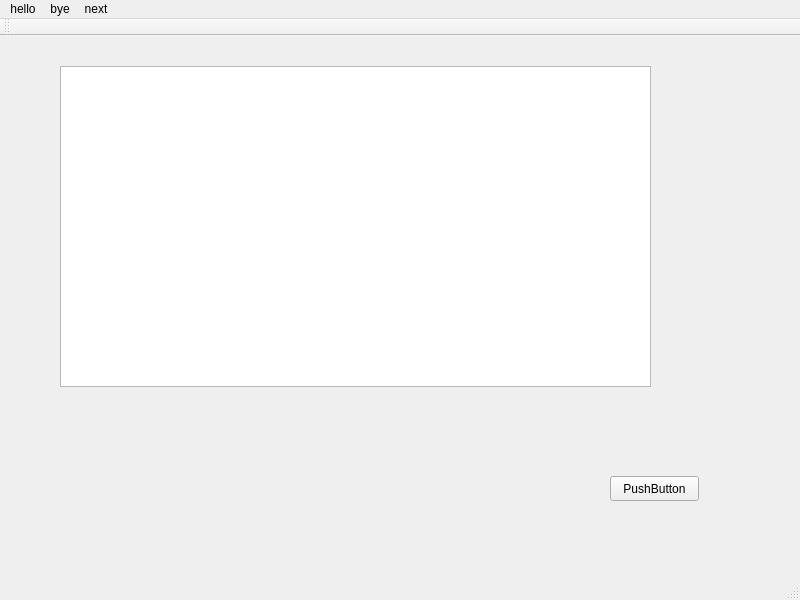
<?xml version="1.0" encoding="UTF-8"?>
<ui version="4.0">
 <class>MainWindow</class>
 <widget class="QMainWindow" name="MainWindow">
  <property name="geometry">
   <rect>
    <x>0</x>
    <y>0</y>
    <width>800</width>
    <height>600</height>
   </rect>
  </property>
  <property name="windowTitle">
   <string>MainWindow</string>
  </property>
  <widget class="QWidget" name="centralwidget">
   <widget class="QPushButton" name="pB1">
    <property name="geometry">
     <rect>
      <x>610</x>
      <y>440</y>
      <width>89</width>
      <height>25</height>
     </rect>
    </property>
    <property name="text">
     <string>PushButton</string>
    </property>
   </widget>
   <widget class="QTextEdit" name="textEdit">
    <property name="geometry">
     <rect>
      <x>60</x>
      <y>30</y>
      <width>591</width>
      <height>321</height>
     </rect>
    </property>
   </widget>
  </widget>
  <widget class="QMenuBar" name="menubar">
   <property name="geometry">
    <rect>
     <x>0</x>
     <y>0</y>
     <width>800</width>
     <height>22</height>
    </rect>
   </property>
   <widget class="QMenu" name="menuhello">
    <property name="title">
     <string>hello</string>
    </property>
   </widget>
   <widget class="QMenu" name="menubye">
    <property name="title">
     <string>bye</string>
    </property>
   </widget>
   <widget class="QMenu" name="menunext">
    <property name="title">
     <string>next</string>
    </property>
   </widget>
   <addaction name="menuhello"/>
   <addaction name="menubye"/>
   <addaction name="menunext"/>
  </widget>
  <widget class="QStatusBar" name="statusbar"/>
  <widget class="QToolBar" name="toolBar">
   <property name="windowTitle">
    <string>toolBar</string>
   </property>
   <attribute name="toolBarArea">
    <enum>TopToolBarArea</enum>
   </attribute>
   <attribute name="toolBarBreak">
    <bool>false</bool>
   </attribute>
  </widget>
 </widget>
 <resources/>
 <connections/>
</ui>
